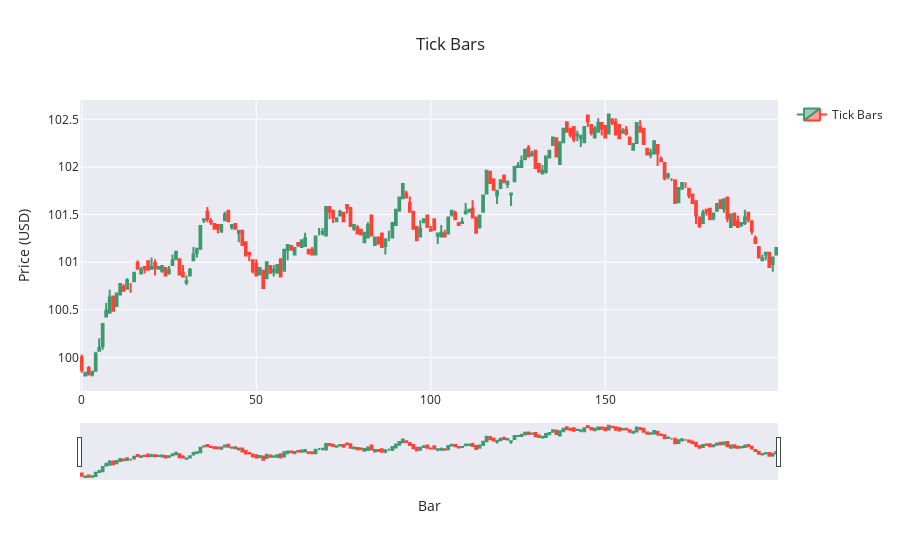

This figure's notebook cell:
### Markdown cell above
### Bar Chart

### Code cell
fig = go.Figure(data=[go.Candlestick(
    x=tick_bars.index,
    open=tick_bars['open'],
    high=tick_bars['high'],
    low=tick_bars['low'],
    close=tick_bars['close'],
    name='Tick Bars'
)])

fig.update_layout(
    title=f'Tick Bars',
    yaxis_title='Price (USD)',
    xaxis_title='Bar',
    xaxis_rangeslider_visible=True, 
    template='seaborn', # other options: plotly, plotly_white, plotly_dark, simple_white
    showlegend=True,
)

### Figure 1 — Plotly figure (JSON) as saved in the notebook; plotly's stock layout.template omitted (floating-point values rounded to 4 significant figures; data arrays with more than 128 entries replaced by an {"elided": "..."} marker saying what was removed)
{"data": [{"close": {"elided": "200 float values"}, "high": {"elided": "200 float values"}, "low": {"elided": "200 float values"}, "name": "Tick Bars", "open": {"elided": "200 float values"}, "type": "candlestick", "x": {"elided": "200 int values"}}], "layout": {"showlegend": true, "title": {"text": "Tick Bars"}, "xaxis": {"rangeslider": {"visible": true}, "title": {"text": "Bar"}}, "yaxis": {"title": {"text": "Price (USD)"}}}}
